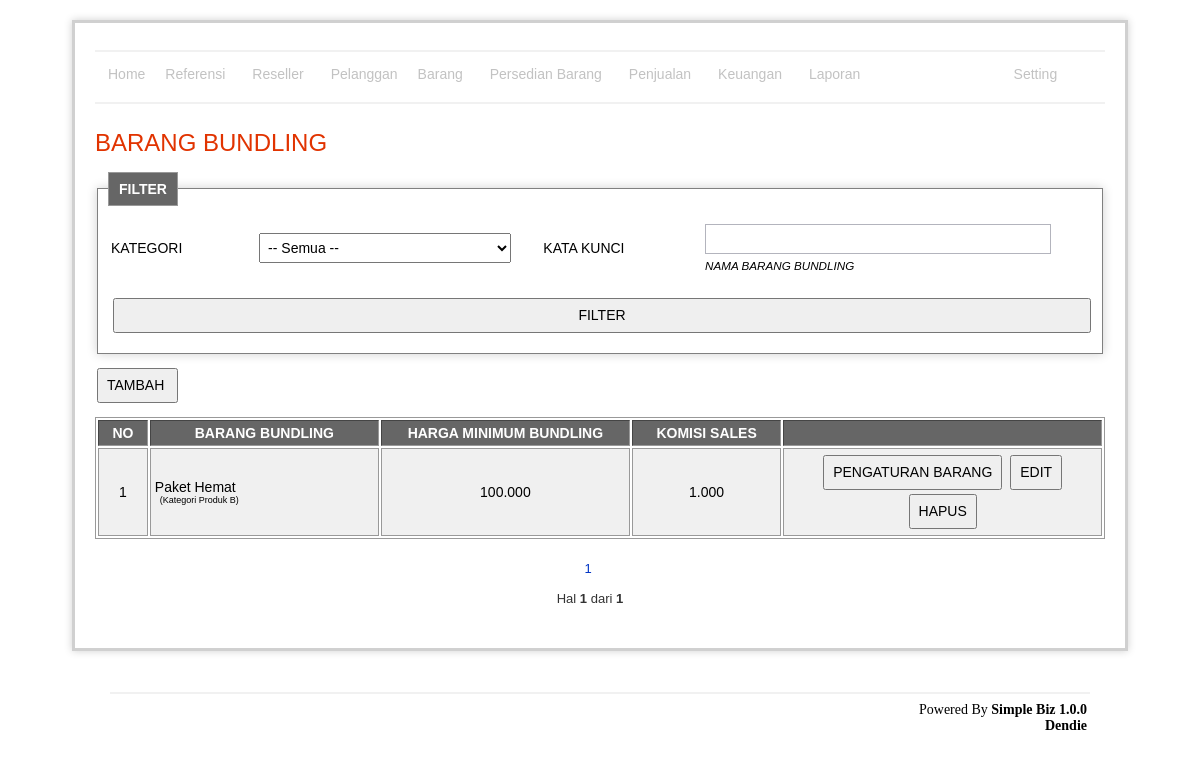
Screenshot of /stuffBundling/index.php (signed in) with the database file from the repository.
### tables this page shows
CREATE TABLE `stuff_bundling`  (
  `id` int(11) NOT NULL AUTO_INCREMENT,
  `category_id` int(11) NOT NULL,
  `name` varchar(255) NULL DEFAULT NULL,
  `nickname` varchar(255) NULL DEFAULT NULL,
  `price_min` decimal(10, 0) NULL DEFAULT NULL,
  `price` decimal(10, 0) NULL DEFAULT NULL,
  `price_basic` decimal(11, 0) NULL DEFAULT NULL,
  `fee_sales` double NULL DEFAULT NULL,
  `is_hidden` enum('0','1') NOT NULL DEFAULT '0' COMMENT '0=not hidden,1=hidden',
  `is_delete` enum('0','1') NOT NULL DEFAULT '0' COMMENT '0=not delete 1=delete',
  PRIMARY KEY (`id`) USING BTREE
);

### lib/general.class.php (called while the page is built, shortened)
<?php
if (!class_exists('general')) {
	class general
	{
		public static function secureInput($str)
		{
			$rst = addslashes(htmlentities($str));
			return $rst;
		}
	}
}
?>

### stuffBundling/indexRead.php (called while the page is built, shortened)
<?php
	include '../lib/connection.php';
	include '../lib/split.class.php';
	include '../lib/general.class.php';
	$keyword = general::secureInput(str_replace(' ','',trim($_REQUEST['keyword'])));
	$categoryId = isset($_REQUEST['categoryId']) ? general::secureInput($_REQUEST['categoryId']) : 'x';
	$record = isset($_GET['SplitRecord']) ? general::secureInput($_GET['SplitRecord']) : 0;
	$where .= $categoryId != 'x' ? " and category_id = '$categoryId'" : " ";
	$query = "select id, name, price, price_basic, nickname, fee_sales, is_hidden, price_min,
			(select name from stuff_category as sc where sc.id = category_id) as category_name
		from stuff_bundling
		where is_delete = '0'
		and (replace(name, ' ', '' ) like '%$keyword%' or replace(nickname, ' ', '' ) like '%$keyword%')
		  $where
		order by name
		limit $record,25";
	$data = mysqli_query($con, $query) or die(mysqli_error($con));
	$query = "select count(id) as total
		from stuff_bundling
		where is_delete = '0'
		and name like '%$keyword%'
		  $where
		order by name";
	$dataTotal = mysqli_query($con, $query) or die(mysqli_error($con));
	$total = mysqli_fetch_array($dataTotal);
	$split = new Split('index.php',$total['total'],25,25);
?>

### stuffBundling/index.php (the view, shortened to what this page needs)
	<?php include 'indexRead.php' ?>
	<h1>BARANG BUNDLING</h1>
	<fieldset>
		<legend><b>FILTER</b></legend>
		<form action="index.php" method="get">
			<table width="100%">
				<tr>
					<td width="15%">KATEGORI</td>
					<td>
						<select name="categoryId" style="width:90%">
							<option value="x">-- Semua --</option>
						</select>
					</td>
					<td>KATA KUNCI</td>
					<td>
						<input name="keyword" type="text" value="<?php echo $_REQUEST['keyword'] ?>" style="width:90%" /><br />
						<small><i>NAMA BARANG BUNDLING</i></small>
					</td>
				</tr>
				<tr>
					<td>&nbsp;</td>
				</tr>
				<tr>
					<td colspan="4">
						<input type="submit" value="FILTER" style="width: 100%" />
					</td>
				</tr>
			</table>
		</form>
	</fieldset>
	<?php if($_SESSION['loginPosition'] != '3'): ?>
		<p><input type="button" value="TAMBAH " onclick="window.location='add.php'" /></p>
	<?php endif; ?>
	<?php if(mysqli_num_rows($data) < 1) : ?>
	 	<div class="warning">
			<h3><?php echo message::getMsg('emptySuccess') ?></h3>
		</div>
	<?php else: ?>
		<div id="tbl">
			<table width="100%" border="1">
				<thead>
					<tr>
						<th align="center" width="5%">NO</th>
						<th align="center" width="23%">BARANG BUNDLING</th>
						<th align="center" width="25%">HARGA MINIMUM BUNDLING</th>
						<th align="center" width="15%">KOMISI SALES</th>
						<th align="center"></th>
					</tr>
				</thead>
				<tbody>
					<?php $i = isset($_REQUEST['SplitRecord']) ? $_REQUEST['SplitRecord'] + 1  : 1  ?>
					<?php while($val = mysqli_fetch_array($data)): ?>
						<tr>
							<td align="center"><?php echo $i ?></td>
							<td align="left">
								<?php echo $val['name'] ?><br />
								<small style="font-size:9px; padding-left:5px">(<?php echo $val['category_name'] ?>)</small>
								<small style="font-size:9px; padding-left:5px; color: red"><?php echo $val['is_hidden'] == '1' ? '(Disembunyikan)' : '' ?></small>
							</td>
							<td align="center">
								<?php echo number_format($val['price_min'],0,'','.') ?>
							</td>
							<td align="center">
								<?php echo number_format($val['fee_sales'],0,0,'.') ?>
							</td>
							<?php if($_SESSION['loginPosition'] != '3'): ?>
								<td align="center">
									<input type="button" value="PENGATURAN BARANG" onclick="window.location='stuff.php?id=<?php echo $val['id'] ?>'" />
									<input type="button" value="EDIT" onclick="window.location='edit.php?id=<?php echo $val['id'] ?>'" />
									<input type="button" value="HAPUS" onclick="confirm('Anda yakin akan menghapus ?') ? window.location='delete.php?id=<?php echo $val['id'] ?>' : false" />
								</td>
							<?php endif;?>
						</tr>
					<?php $i++; ?>
					<?php endwhile; ?>
			</table>
			<p style="text-align:center; padding:10px">
				<?php
					echo $split->splitPage($_GET['SplitLanjut'],array('keyword='.$keyword,'status='.$status,'categoryId='.$categoryId));
					echo '<br /><br />';
					echo 'Hal <b>',$split->NoPage($_GET['SplitRecord']),'</b> dari <b>',$split->totalPage().'</b>';
				?>
			</p>
		</div>
	<?php endif; ?>
<?php include '../template/main.php' ?>

### asset/css/style.css (style rules this page uses)
#content p { margin: 12px 20px 12px 0; text-align:left; }
#content h1 { color: #e13300; background-color: transparent; font-weight: normal; font-size: 24px; margin: 10px 0 5px 0; padding: 15px 0 10px 0px; text-align:left; }
table { font-size: 14px; }
#tbl table { border: 1px solid #999; }
#tbl th { font-weight: bold; text-align: center; font-size: 14px; background-color: #666; color: #fff; padding: 4px; }
#tbl td { border: 1px solid #999; font-weight: normal; font-size: 14px; padding: 4px; background-color: #f0f0f0; }
fieldset { border: 1px solid #999; background-color: #ffffff; border: 1px solid gray; -webkit-box-shadow: 0px 0px 10px #D0D0D0; padding: 15px 10px 15px 10px; }
fieldset legend { border: 1px solid #999; font-size: 14px; padding: 8px 10px 8px 10px; background-color: #666; color: #fff; }
form { margin: 0; padding: 0; text-align: left; }
input[type="text"], input[type="password"], textarea { font-size: 14px; color: #333; border: 1px solid #B3B4BD; font-size: 14px; height: 24px; margin: 0px 0px 5px 0px; padding: 2px 8px 2px 8px; height: 30px; }
select { font-size: 14px; height: 30px; padding: 0px 4px 0px 4px; }
input[type="button"], input[type="submit"] { font-size: 14px; height: 35px; padding: 2px 8px 2px 8px; margin: 2px; }

### rows the page displays
stuff_bundling: name "Paket Hemat", category_name "Kategori Produk B", price_min "100.000", fee_sales "1.000", is_hidden "1"

### other values shown
$split->totalPage() "1"
